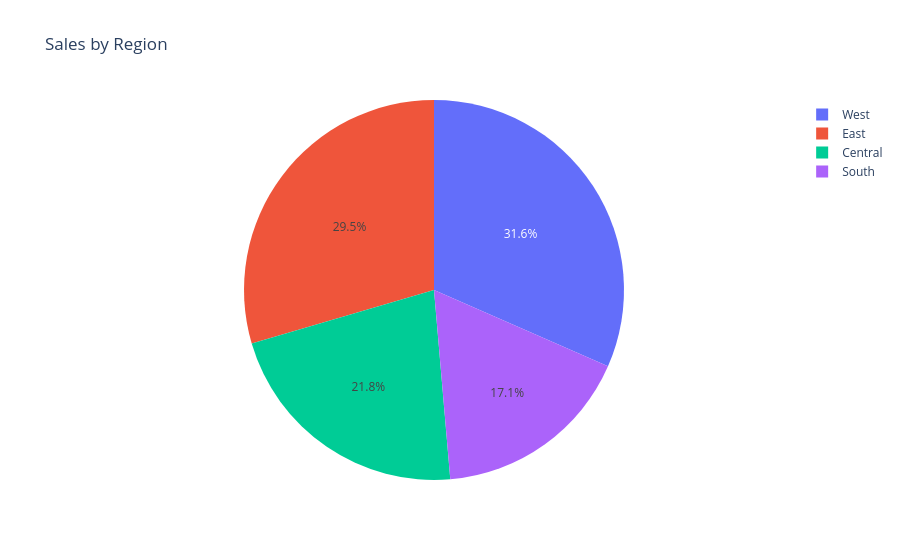
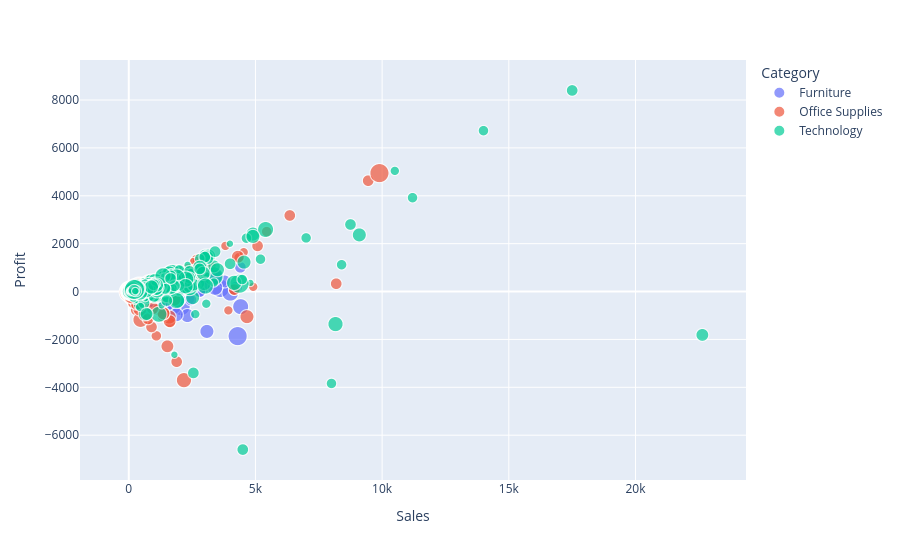

Notebook source saved alongside these figures, in order:
### Code cell
# -----------------------------
# 4. Data Visualization
# -----------------------------

# Monthly Sales Trend
monthly_sales = df.groupby(['Year','Month'])['Sales'].sum().reset_index()

plt.figure(figsize=(12,6))
sns.lineplot(data=monthly_sales, x='Month', y='Sales', hue='Year', marker="o")
plt.title("Monthly Sales Trend")
plt.show()


# Sales Trend
sales_trend = df.groupby('Order Date')['Sales'].sum().reset_index()
plt.figure(figsize=(12,6))
plt.plot(sales_trend['Order Date'], sales_trend['Sales'], color='blue')
plt.title("Sales Over Time")
plt.xlabel("Date")
plt.ylabel("Sales")
plt.show()

# Sales by Category
plt.figure(figsize=(8,5))
sns.barplot(x=df['Category'], y=df['Sales'], estimator=sum, errorbar=None)
plt.title("Sales by Category")
plt.show()

# Sales by Region
region_sales = df.groupby('Region')['Sales'].sum().reset_index()
fig = px.pie(region_sales, names='Region', values='Sales', title="Sales by Region")
fig.show()

# Profit vs Sales Scatter
fig = px.scatter(df, x="Sales", y="Profit", size="Quantity", color="Category",
                 hover_data=['Product Name'])
fig.show()

### Figure 1 — Plotly figure (JSON) as saved in the notebook; plotly's stock layout.template omitted (floating-point values rounded to 4 significant figures)
{"data": [{"domain": {"x": [0, 1], "y": [0, 1]}, "hovertemplate": "Region=%{label}<br>Sales=%{value}<extra></extra>", "labels": ["Central", "East", "South", "West"], "legendgroup": "", "name": "", "showlegend": true, "type": "pie", "values": [501200.0, 678800.0, 391700.0, 725500.0]}], "layout": {"legend": {"tracegroupgap": 0}, "title": {"text": "Sales by Region"}}}

### Figure 2 — Plotly figure (JSON) as saved in the notebook; plotly's stock layout.template omitted (floating-point values rounded to 4 significant figures; data arrays with more than 128 entries replaced by an {"elided": "..."} marker saying what was removed)
{"data": [{"customdata": {"elided": "2121x1 str values"}, "hovertemplate": "Category=Furniture<br>Sales=%{x}<br>Profit=%{y}<br>Quantity=%{marker.size}<br>Product Name=%{customdata[0]}<extra></extra>", "legendgroup": "Furniture", "marker": {"color": "#636efa", "size": {"elided": "2121 int values"}, "sizemode": "area", "sizeref": 0.035, "symbol": "circle"}, "mode": "markers", "name": "Furniture", "showlegend": true, "type": "scattergl", "x": {"elided": "2121 float values"}, "xaxis": "x", "y": {"elided": "2121 float values"}, "yaxis": "y"}, {"customdata": {"elided": "6026x1 str values"}, "hovertemplate": "Category=Office Supplies<br>Sales=%{x}<br>Profit=%{y}<br>Quantity=%{marker.size}<br>Product Name=%{customdata[0]}<extra></extra>", "legendgroup": "Office Supplies", "marker": {"color": "#EF553B", "size": {"elided": "6026 int values"}, "sizemode": "area", "sizeref": 0.035, "symbol": "circle"}, "mode": "markers", "name": "Office Supplies", "showlegend": true, "type": "scattergl", "x": {"elided": "6026 float values"}, "xaxis": "x", "y": {"elided": "6026 float values"}, "yaxis": "y"}, {"customdata": {"elided": "1847x1 str values"}, "hovertemplate": "Category=Technology<br>Sales=%{x}<br>Profit=%{y}<br>Quantity=%{marker.size}<br>Product Name=%{customdata[0]}<extra></extra>", "legendgroup": "Technology", "marker": {"color": "#00cc96", "size": {"elided": "1847 int values"}, "sizemode": "area", "sizeref": 0.035, "symbol": "circle"}, "mode": "markers", "name": "Technology", "showlegend": true, "type": "scattergl", "x": {"elided": "1847 float values"}, "xaxis": "x", "y": {"elided": "1847 float values"}, "yaxis": "y"}], "layout": {"legend": {"itemsizing": "constant", "title": {"text": "Category"}, "tracegroupgap": 0}, "margin": {"t": 60}, "xaxis": {"anchor": "y", "domain": [0, 1], "title": {"text": "Sales"}}, "yaxis": {"anchor": "x", "domain": [0, 1], "title": {"text": "Profit"}}}}
